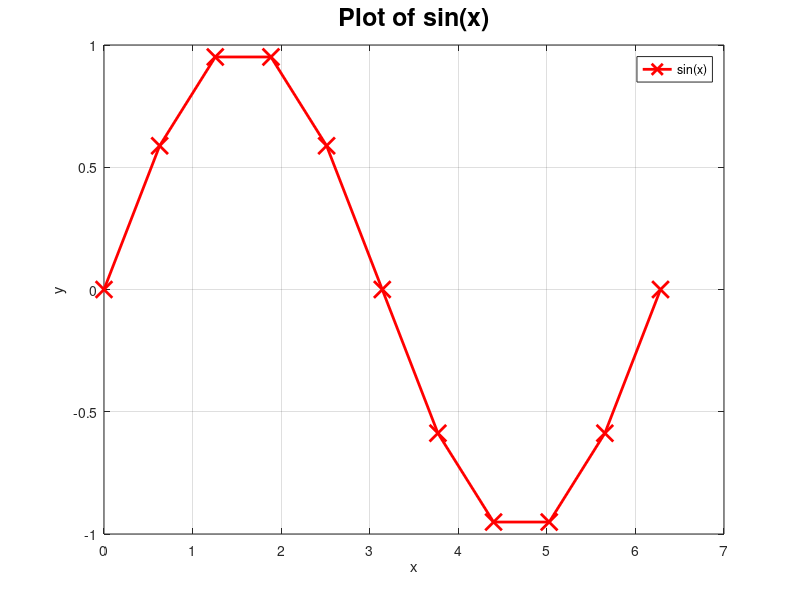

This chart was generated by the following MATLAB code: (Note: this script raises an error after producing the figure.)
% Matlab intro
clear all; clf; % clear all variables and figures.
set(gca,'FontSize',16); % set font-size for labels

% --- math operations ---

z = sin(pi/4) 
w = z^2 + exp(z) + z^(1/3) % ^ means raise to the power

% --- vectors and matrices ---
r = [ 1, 2, 3]  % row vector
c = [ 1; 2; 3]  % column vector
A = [ 1, 2, 3; ...  % matrix 
      4, 5, 6; ...  % ... means continue to next line
      7, 8, 9]      % 

y=A*c   % matrix vector multiply

detA = det(A)  % determinant of A
At = A'        % transpose of A  

A2 = A*A    % matrix-matrix multiplication
A2 = A^2    % same as A*A
Ap = A.^2   % .^2 means square each component of A

I = 1:5    % creates a row vector [1,2,3,4,5]
v = 0:.1:1 % creates a row vector [0, .1, .2, ..., 1.]


Z = zeros(4,3) % create a 4x3 array of zeros
Z(2,2)=5       % assign one matrix entry
Z(3,1:3)=4:6   % assign multiple entries
Z(:,1)=7       % assign column 1

% --- plotting ----
% plot sin(x) for x=[0,2*pi]

a=0.
b=2*pi
n=11
x = linspace(a,b,n) % array of grid points 

y = sin(x)

plot(x,y,'r-x','LineWidth',2,'MarkerSize',12);  % plot (x,y) in r=red with x's
title('Plot of sin(x)','FontSize',18);
xlabel('x'); ylabel('y');
legend('sin(x)');
grid on;

print('-dpdf','myPlot.pdf');  % Save plot as a pdf file for output


% --- loops and conditionals ---
m=5; n=4; 
A = zeros(m,n);
for i=1:m
  for j=1:n
    if i==j 
      A(i,j)=10  % assign diagonal
    elseif( i<j )
      A(i,j)= i+j   % above diagonal
    else
      A(i,j) = i-j  % below the diagonal
    end 
  end 
end 
A   % print A

% --- functions ----

% define an 'anonymous' function f(x) = exp(sin(2*pi*x))
f = @(x) exp(sin(2*pi*x)); 

f0 = f(0)    % evaluate the function at x=0
f25 = f(.25)

y = f(x) % evaluate the function at an array of points


% File 'myFunc.m' holds a user defined Matlab function

u=pi/4; 
[u,uSquared] = myFunc(u)  % call myFunc --> returns sin(u) and (sin(u))^2

fx = myFunc(x) % call function with an array of values


% --- output ---

a = atan(1)*4
format long
a
format long e
a
format short g
a

% Use C-style output for full control: 
fprintf(' atan(1)*4 = %12.6e\n',a); 

[m,n] = size(x) % dimensions of array x
for i=1:n
  fprintf(' i=%2d :  x=%14.8e, sin(x)=%7.4f\n',i,x(i),sin(x(i)));
end;
